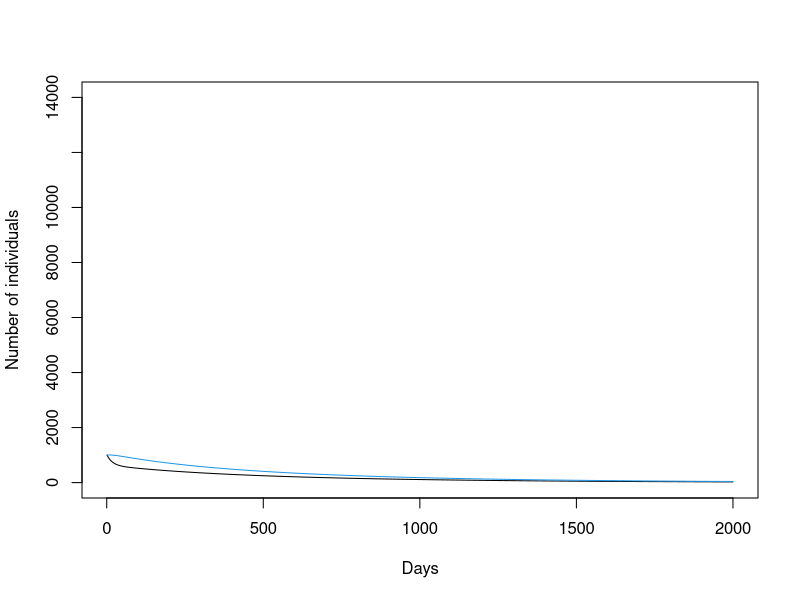

Source code (R):
Sm<-14000 #sus male
Sf<-9000 #sus female
Im<-1000 #infected male
If<-1000 #infected female
gamma.m<-0.05 #male recovery rate
gamma.f<-0.007 #female recovery rate
alpha.m<-0.000002 #male transmission rate
alpha.f<-0.0000009 #female transmission rate
Sm.hist<-c() #to make vectors for the population
Sf.hist<-c()
Im.hist<-c()
If.hist<-c()
for (day in 1:2000) {
	Sm.hist[day]<-Sm #to update the population sizes
	Sf.hist[day]<-Sf
	Im.hist[day]<-Im
	If.hist[day]<-If
	delta.Sm<-(gamma.m*Im-alpha.m*Sm*If)
	delta.Sf<-(gamma.f*If-alpha.f*Sf*Im)
	delta.Im<-(alpha.m*Sm*If-gamma.m*Im)
	delta.If<-(alpha.f*Sf*Im-gamma.f*If)
	Sm<- Sm+delta.Sm #update the pop.size
	Sf<-Sf+delta.Sf
	Im<-Im+delta.Im
	If<-If+delta.If
	Sm<-max(Sm,0) #keep pop positive
	Sf<-max(Sf,0)
	Im<-max(Im,0)
	If<-max(If,0)
}
plot(Im.hist, type="l", ylim=c(0,14000), xlab="Days", ylab="Number of individuals")
lines(If.hist, col=4)
